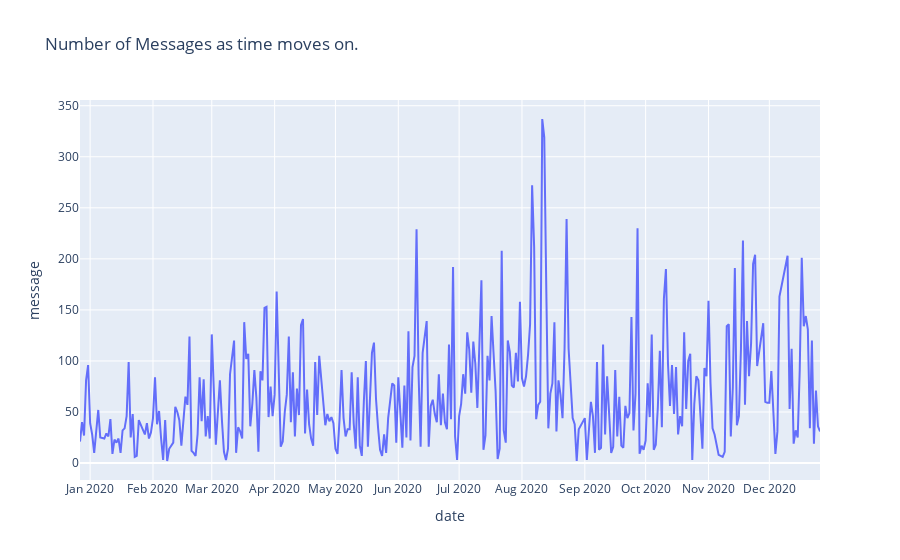

The notebook cell this image was saved under:
### Markdown cell above
# Date and Time

### Code cell
messages_final['date'] = pd.to_datetime(messages_final['date'])
date_df = messages_final[['date', 'message']].groupby("date").count()
date_df.reset_index(inplace=True)
fig = px.line(date_df, x="date", y="message", title='Number of Messages as time moves on.')
fig.update_xaxes(nticks=20)
fig.show()

### Figure 1 — Plotly figure (JSON) as saved in the notebook; plotly's stock layout.template omitted (floating-point values rounded to 4 significant figures; data arrays with more than 128 entries replaced by an {"elided": "..."} marker saying what was removed)
{"data": [{"hovertemplate": "date=%{x}<br>message=%{y}<extra></extra>", "legendgroup": "", "line": {"color": "#636efa", "dash": "solid"}, "mode": "lines", "name": "", "orientation": "v", "showlegend": false, "type": "scatter", "x": {"elided": "347 str values"}, "xaxis": "x", "y": {"elided": "347 int values"}, "yaxis": "y"}], "layout": {"legend": {"tracegroupgap": 0}, "title": {"text": "Number of Messages as time moves on."}, "xaxis": {"anchor": "y", "domain": [0, 1], "nticks": 20, "title": {"text": "date"}}, "yaxis": {"anchor": "x", "domain": [0, 1], "title": {"text": "message"}}}}
